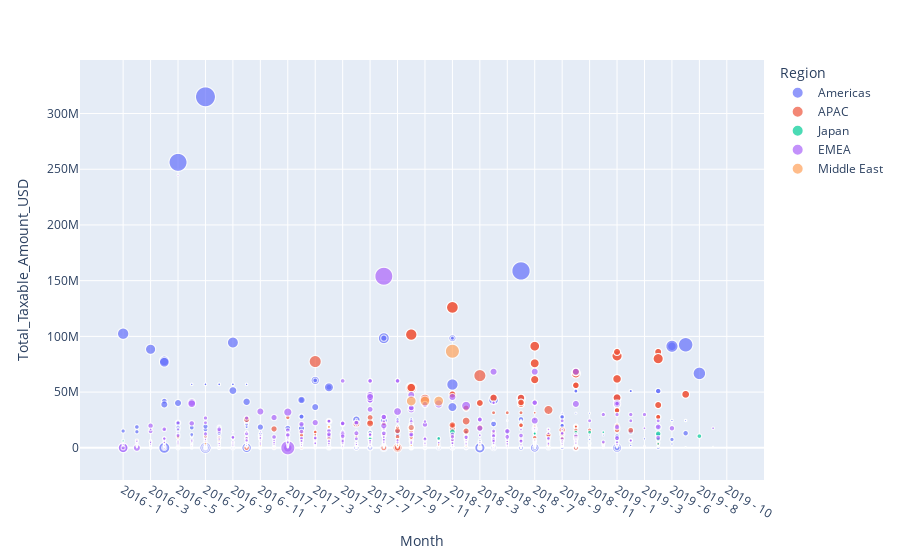

Write notebook code for a chart like this one.
### Markdown cell above
## Bubble Timeline

### Code cell
import plotly.express as px

dfs = df[(df['Stage'] == 'Closed Won') | (df['Stage'] == 'Closed Lost')]
dfs = dfs.sort_values(by=['Planned_Delivery_Start_Date','Month'], ascending = True)

fig = px.scatter(dfs, x="Month", y="Total_Taxable_Amount_USD", size="TRF", color="Region", hover_name="Billing_Country")
fig.show()

### Figure 1 — Plotly figure (JSON) as saved in the notebook; plotly's stock layout.template omitted (floating-point values rounded to 4 significant figures; data arrays with more than 128 entries replaced by an {"elided": "..."} marker saying what was removed)
{"data": [{"hovertemplate": "<b>%{hovertext}</b><br><br>Region=Americas<br>Month=%{x}<br>Total_Taxable_Amount_USD=%{y}<br>TRF=%{marker.size}<extra></extra>", "hovertext": {"elided": "3816 str values"}, "legendgroup": "Americas", "marker": {"color": "#636efa", "size": {"elided": "3816 int values"}, "sizemode": "area", "sizeref": 1.25, "symbol": "circle"}, "mode": "markers", "name": "Americas", "showlegend": true, "type": "scattergl", "x": {"elided": "3816 str values"}, "xaxis": "x", "y": {"elided": "3816 float values"}, "yaxis": "y"}, {"hovertemplate": "<b>%{hovertext}</b><br><br>Region=APAC<br>Month=%{x}<br>Total_Taxable_Amount_USD=%{y}<br>TRF=%{marker.size}<extra></extra>", "hovertext": {"elided": "3149 str values"}, "legendgroup": "APAC", "marker": {"color": "#EF553B", "size": {"elided": "3149 int values"}, "sizemode": "area", "sizeref": 1.25, "symbol": "circle"}, "mode": "markers", "name": "APAC", "showlegend": true, "type": "scattergl", "x": {"elided": "3149 str values"}, "xaxis": "x", "y": {"elided": "3149 float values"}, "yaxis": "y"}, {"hovertemplate": "<b>%{hovertext}</b><br><br>Region=Japan<br>Month=%{x}<br>Total_Taxable_Amount_USD=%{y}<br>TRF=%{marker.size}<extra></extra>", "hovertext": {"elided": "4860 str values"}, "legendgroup": "Japan", "marker": {"color": "#00cc96", "size": {"elided": "4860 int values"}, "sizemode": "area", "sizeref": 1.25, "symbol": "circle"}, "mode": "markers", "name": "Japan", "showlegend": true, "type": "scattergl", "x": {"elided": "4860 str values"}, "xaxis": "x", "y": {"elided": "4860 float values"}, "yaxis": "y"}, {"hovertemplate": "<b>%{hovertext}</b><br><br>Region=EMEA<br>Month=%{x}<br>Total_Taxable_Amount_USD=%{y}<br>TRF=%{marker.size}<extra></extra>", "hovertext": {"elided": "4643 str values"}, "legendgroup": "EMEA", "marker": {"color": "#ab63fa", "size": {"elided": "4643 int values"}, "sizemode": "area", "sizeref": 1.25, "symbol": "circle"}, "mode": "markers", "name": "EMEA", "showlegend": true, "type": "scattergl", "x": {"elided": "4643 str values"}, "xaxis": "x", "y": {"elided": "4643 float values"}, "yaxis": "y"}, {"hovertemplate": "<b>%{hovertext}</b><br><br>Region=Middle East<br>Month=%{x}<br>Total_Taxable_Amount_USD=%{y}<br>TRF=%{marker.size}<extra></extra>", "hovertext": {"elided": "170 str values"}, "legendgroup": "Middle East", "marker": {"color": "#FFA15A", "size": {"elided": "170 int values"}, "sizemode": "area", "sizeref": 1.25, "symbol": "circle"}, "mode": "markers", "name": "Middle East", "showlegend": true, "type": "scattergl", "x": {"elided": "170 str values"}, "xaxis": "x", "y": {"elided": "170 float values"}, "yaxis": "y"}], "layout": {"legend": {"itemsizing": "constant", "title": {"text": "Region"}, "tracegroupgap": 0}, "margin": {"t": 60}, "xaxis": {"anchor": "y", "domain": [0, 1], "title": {"text": "Month"}}, "yaxis": {"anchor": "x", "domain": [0, 1], "title": {"text": "Total_Taxable_Amount_USD"}}}}
